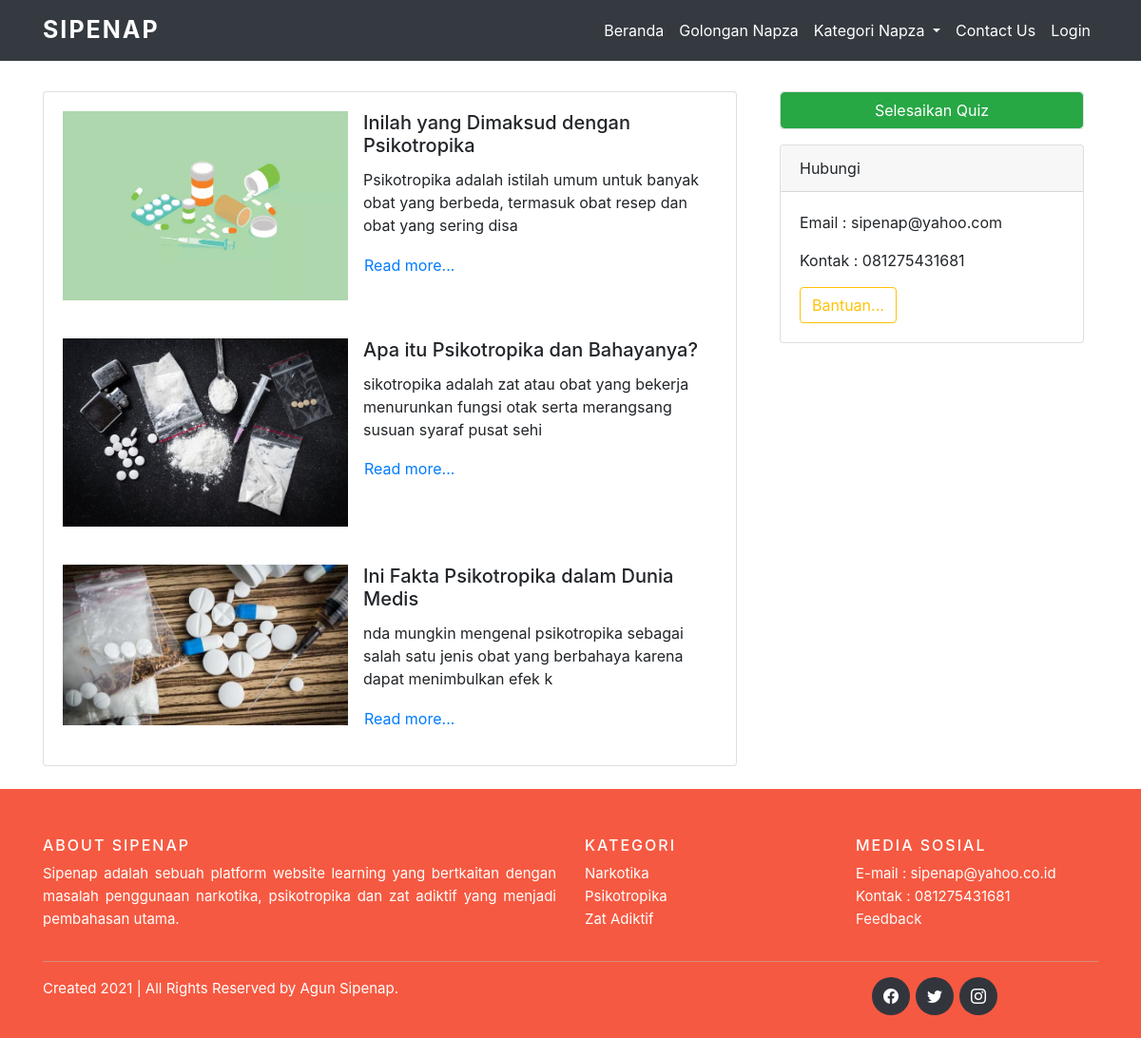
Screenshot of /psikotropika.php with the database file from the repository.
### tables this page shows
CREATE TABLE `psikotropika` (
  `id_psikotropika` int(11) NOT NULL,
  `judul` varchar(100) NOT NULL,
  `gambar` varchar(100) NOT NULL,
  `isi` text NOT NULL
);

### psikotropika.php (the view, shortened to what this page needs)
<!DOCTYPE html>
<html lang="en">
<head>
  <link href="https://stackpath.bootstrapcdn.com/bootstrap/4.1.3/css/bootstrap.min.css" rel="stylesheet">
  <link rel="stylesheet" href="https://cdn.jsdelivr.net/npm/bootstrap-icons@1.7.1/font/bootstrap-icons.css">
  <link rel="stylesheet" href="admin/assets/css/bootsrap.min.css">
  <link rel="stylesheet" href="admin/assets/css/custom-css.css">
</head>
<body>
  <?php include 'header.php'; ?>
  <div class="container pt-5 mt-5 pb-4">
    <div class="row">
      <div class="col-md-8">
        <div class="card pb-3">
          <?php include 'admin/config/koneksi.php'; ?>
          <?php $ambil = $koneksi->query("SELECT * FROM psikotropika"); ?>
          <?php while($pecah = $ambil->fetch_assoc()) { ?>
          <div class="card-body">
            <img src="images/<?php echo $pecah['gambar']; ?>" class="image-responsive float-left mr-3" width="300">
            <h5 class="card-title"><?php echo $pecah['judul']; ?></h5>
            <p class="card-text">
              <?php echo substr($pecah['isi'],1, 110); ?>
            </p>
            <a href="single page/read-psikotropika.php?id=<?php echo $pecah["id_psikotropika"]; ?>"
              class="btn btn-outline-default p-0">Read more...</a>
          </div>
          <?php } ?>
        </div>
      </div>
      <div class="col-md-4">
        <article class="artikel-website">
          <div class="container artikel">
            <div class="card mb-3">
              <a class="btn btn-success" href="kuis/">Selesaikan Quiz</a>
            </div>
            <div class="card">
              <div class="card-header">
                Hubungi
              </div>
              <div class="card-body">
                <p class="card-text">Email : sipenap@yahoo.com</p>
                <p class="card-text">Kontak : 081275431681</p>
                <a href="contact.php" class="btn btn-outline-warning">Bantuan...</a>
              </div>
            </div>
          </div>
        </article>
      </div>
    </div>
  </div>
  <?php include 'footer.php'; ?>
</body>
</html>

### rows the page displays
psikotropika: gambar (picture), judul "Inilah yang Dimaksud dengan Psikotropika", isi "Psikotropika adalah istilah umum untuk banyak obat yang berbeda, termasuk obat resep dan obat yang sering disa"
psikotropika: gambar (picture), judul "Apa itu Psikotropika dan Bahayanya?", isi "sikotropika adalah zat atau obat yang bekerja menurunkan fungsi otak serta merangsang susuan syaraf pusat sehi"
psikotropika: gambar (picture), judul "Ini Fakta Psikotropika dalam Dunia Medis", isi "nda mungkin mengenal psikotropika sebagai salah satu jenis obat yang berbahaya karena dapat menimbulkan efek k"
